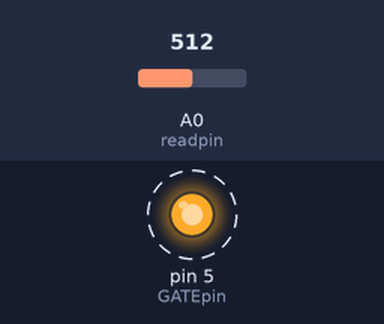
A sketch run on a simulated Arduino Uno, built with avr-gcc and run on an emulated ATmega328P. Parts: output pins drawn as LEDs (lit = HIGH). Dashed ring = blinking. The inputs (shaded band) are chosen by the test bench; at power-on: A0 (readpin) = 512. Pins used as bus, display or sensor lines are not drawn; what the sketch prints to the serial monitor is not drawn.

Above: at 0.68 s.
Timing chart, 0 to 3.0 s (numbered marks = the images above):
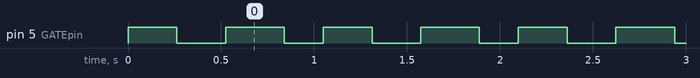

Measured:
- by itself, pin 5 (GATEpin): alternates HIGH for 0.29 s and LOW for 0.26 s
- by itself, everything shown: repeats every 1.0 s, in 4 steps

The sketch:

write_gate_and_trig.ino
```cpp
/* This program is designed to write GATE and TRIGGER CV signals for
 * use with Jonathan Jacky's ADSR circuit.
 * (see http://www.yusynth.net/archives/Electronics/J-Jacky-ADSR-1980.pdf)
 *
 * This program uses a pair of 1x100 arrays of 1s and 0s to generate
 * GATE and TRIG signals.
 *
 * The next step is to write a program that generates GATE and TRIG signals
 * from a button press. When you write that program and build the circuit
 * for the momentary pushbutton, don't forget a pullup/pulldown resistor!
 *
 * This program was written on 12/31/2016 by Dan Lynch
 */

int gateArray[100] = {
  1,1,1,1,1,1,1,1,1,1,
  1,1,1,1,1,1,1,1,1,1,
  1,1,1,1,1,0,0,0,0,0,
  0,0,0,0,0,0,0,0,0,0,
  0,0,0,0,0,0,0,0,0,0,
  1,1,1,1,1,1,1,1,1,1,
  1,1,1,1,1,1,1,1,1,1,
  1,1,1,1,1,1,1,1,1,1,
  0,0,0,0,0,0,0,0,0,0,
  0,0,0,0,0,0,0,0,0,0
  };

int trigArray[100] = {
  0,1,1,1,1,1,1,1,1,1,
  1,1,1,1,1,1,1,1,1,1,
  1,1,1,1,1,1,1,1,1,1,
  1,1,1,1,1,1,1,1,1,1,
  1,1,1,1,1,1,1,1,1,1,
  0,1,1,1,1,1,1,1,1,1,
  1,1,1,1,1,0,1,1,1,1,
  1,1,1,1,1,1,1,1,1,1,
  1,1,1,1,1,1,1,1,1,1,
  1,1,1,1,1,1,1,1,1,1
  };

int lookup = 0; //varaible for navigating through the arrays

#define GATEpin 5
#define TRIGpin 10
#define readpin 0

void setup() {
  // put your setup code here, to run once:
  pinMode(GATEpin, OUTPUT);
  pinMode(TRIGpin, OUTPUT);
  Serial.begin(9600);
}

void loop() {
  // put your main code here, to run repeatedly:
  int adsr_raw = 0;
  float adsr_vol = 0.0;
  for (lookup = 0; lookup < 100; lookup++)
      {
        digitalWrite(GATEpin, gateArray[lookup]);
        digitalWrite(TRIGpin, trigArray[lookup]);
        adsr_raw = analogRead(readpin);
        adsr_vol = adsr_raw * (5.0 / 1023.0);
//        Serial.print(lookup);
//        Serial.print("--GATE: ");
//        Serial.print(gateArray[lookup]);
//        Serial.print(" , TRIG: ");
//        Serial.print(trigArray[lookup]);
//        Serial.print(", ADSR voltage: ");
        Serial.println(adsr_vol);
        delay(10);
      }
}
```
